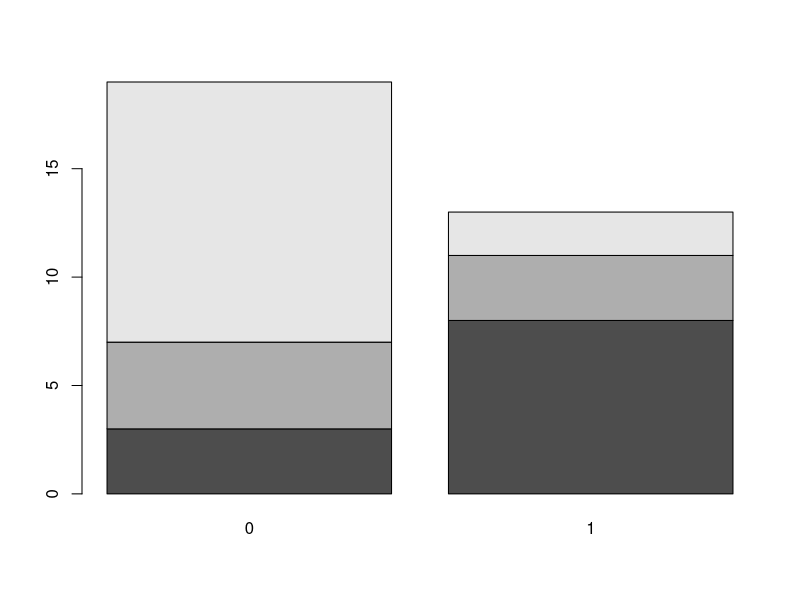

Source code (R):
##### 실습1 #####
### 주제 : 자동차의 실린더 수와 변속기의 관계가 있는지 알고 싶다.

str(mtcars)
result <- table(mtcars$cyl, mtcars$am)

chisq.test(result)   # p-value = 0.01265 로 관계가 있으나 데이터가 충분하지 않아 정확하지 않을수도 있다.

fisher.test(result) # 정확하지 않으니 fisher.test 로 다시 확인 = p-value = 0.009105 로 관계가 있다.

barplot(result)
